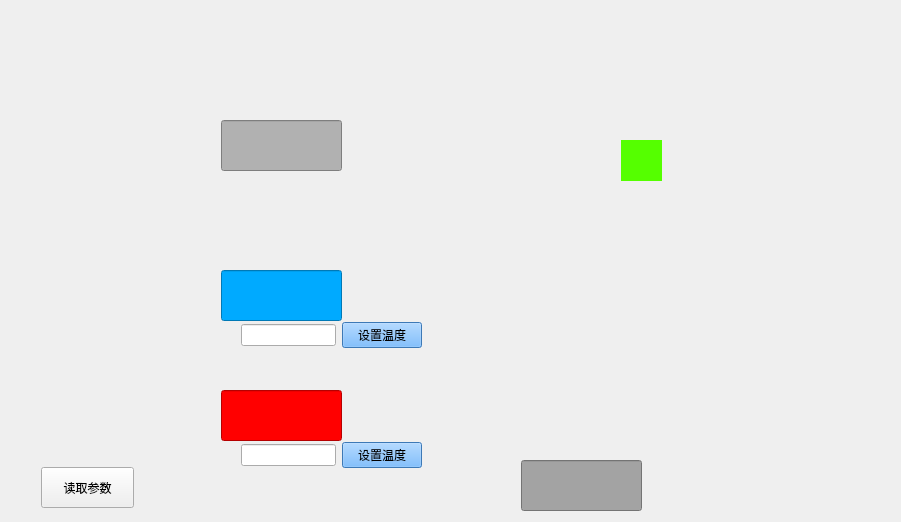
<?xml version="1.0" encoding="UTF-8"?>
<ui version="4.0">
 <class>CpcStatusPage</class>
 <widget class="QWidget" name="CpcStatusPage">
  <property name="geometry">
   <rect>
    <x>0</x>
    <y>0</y>
    <width>901</width>
    <height>522</height>
   </rect>
  </property>
  <property name="windowTitle">
   <string>Form</string>
  </property>
  <property name="autoFillBackground">
   <bool>true</bool>
  </property>
  <property name="styleSheet">
   <string notr="true"/>
  </property>
  <layout class="QVBoxLayout" name="verticalLayout">
   <property name="topMargin">
    <number>0</number>
   </property>
   <property name="bottomMargin">
    <number>0</number>
   </property>
   <item>
    <widget class="QWidget" name="widget" native="true">
     <property name="styleSheet">
      <string notr="true">QWidget#widget 
{
border-image: url(:/image/cpc.png);
}</string>
     </property>
     <widget class="QLineEdit" name="val29">
      <property name="geometry">
       <rect>
        <x>210</x>
        <y>120</y>
        <width>121</width>
        <height>51</height>
       </rect>
      </property>
      <property name="font">
       <font>
        <family>Arial</family>
        <pointsize>14</pointsize>
       </font>
      </property>
      <property name="styleSheet">
       <string notr="true">background-color: rgb(177, 177, 177);</string>
      </property>
     </widget>
     <widget class="QLineEdit" name="val24">
      <property name="geometry">
       <rect>
        <x>210</x>
        <y>270</y>
        <width>121</width>
        <height>51</height>
       </rect>
      </property>
      <property name="font">
       <font>
        <family>Arial</family>
        <pointsize>14</pointsize>
       </font>
      </property>
      <property name="styleSheet">
       <string notr="true">background-color: rgb(0, 170, 255);</string>
      </property>
     </widget>
     <widget class="QLineEdit" name="val30">
      <property name="geometry">
       <rect>
        <x>210</x>
        <y>390</y>
        <width>121</width>
        <height>51</height>
       </rect>
      </property>
      <property name="font">
       <font>
        <family>Arial</family>
        <pointsize>14</pointsize>
       </font>
      </property>
      <property name="styleSheet">
       <string notr="true">background-color: rgb(255, 0, 0);</string>
      </property>
     </widget>
     <widget class="QLabel" name="val0">
      <property name="geometry">
       <rect>
        <x>610</x>
        <y>140</y>
        <width>41</width>
        <height>41</height>
       </rect>
      </property>
      <property name="styleSheet">
       <string notr="true">background-color: rgb(85, 255, 0);</string>
      </property>
      <property name="text">
       <string/>
      </property>
     </widget>
     <widget class="QWidget" name="horizontalLayoutWidget">
      <property name="geometry">
       <rect>
        <x>230</x>
        <y>320</y>
        <width>181</width>
        <height>30</height>
       </rect>
      </property>
      <layout class="QHBoxLayout" name="horizontalLayout">
       <item>
        <widget class="QLineEdit" name="valset127"/>
       </item>
       <item>
        <widget class="QPushButton" name="setVal127Btn">
         <property name="styleSheet">
          <string notr="true">background-color: rgb(85, 170, 255);</string>
         </property>
         <property name="text">
          <string>设置温度</string>
         </property>
        </widget>
       </item>
      </layout>
     </widget>
     <widget class="QWidget" name="horizontalLayoutWidget_2">
      <property name="geometry">
       <rect>
        <x>230</x>
        <y>440</y>
        <width>181</width>
        <height>30</height>
       </rect>
      </property>
      <layout class="QHBoxLayout" name="horizontalLayout_2">
       <item>
        <widget class="QLineEdit" name="valset128"/>
       </item>
       <item>
        <widget class="QPushButton" name="setVal128Btn">
         <property name="styleSheet">
          <string notr="true">background-color: rgb(85, 170, 255);</string>
         </property>
         <property name="text">
          <string>设置温度</string>
         </property>
        </widget>
       </item>
      </layout>
     </widget>
     <widget class="QLineEdit" name="val27">
      <property name="geometry">
       <rect>
        <x>510</x>
        <y>460</y>
        <width>121</width>
        <height>51</height>
       </rect>
      </property>
      <property name="font">
       <font>
        <family>Arial</family>
        <pointsize>14</pointsize>
       </font>
      </property>
      <property name="styleSheet">
       <string notr="true">background-color: rgb(163, 163, 163);</string>
      </property>
     </widget>
     <widget class="QPushButton" name="readValBtn">
      <property name="geometry">
       <rect>
        <x>30</x>
        <y>467</y>
        <width>93</width>
        <height>41</height>
       </rect>
      </property>
      <property name="text">
       <string>读取参数</string>
      </property>
     </widget>
    </widget>
   </item>
  </layout>
 </widget>
 <resources/>
 <connections/>
</ui>
